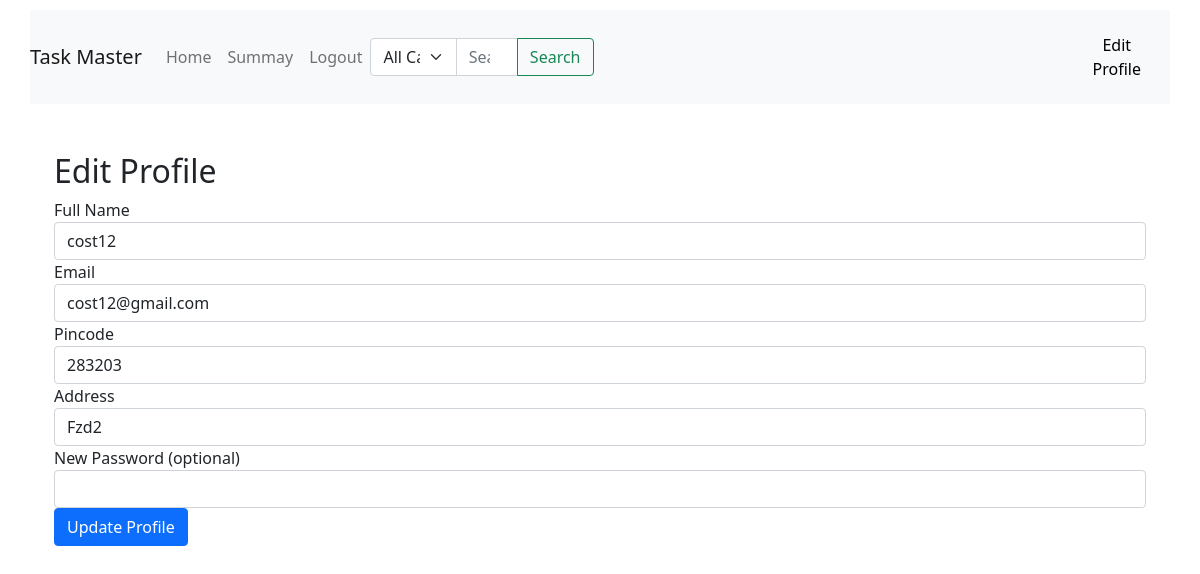
Before: /edit_profile (signed in) with the older database file.
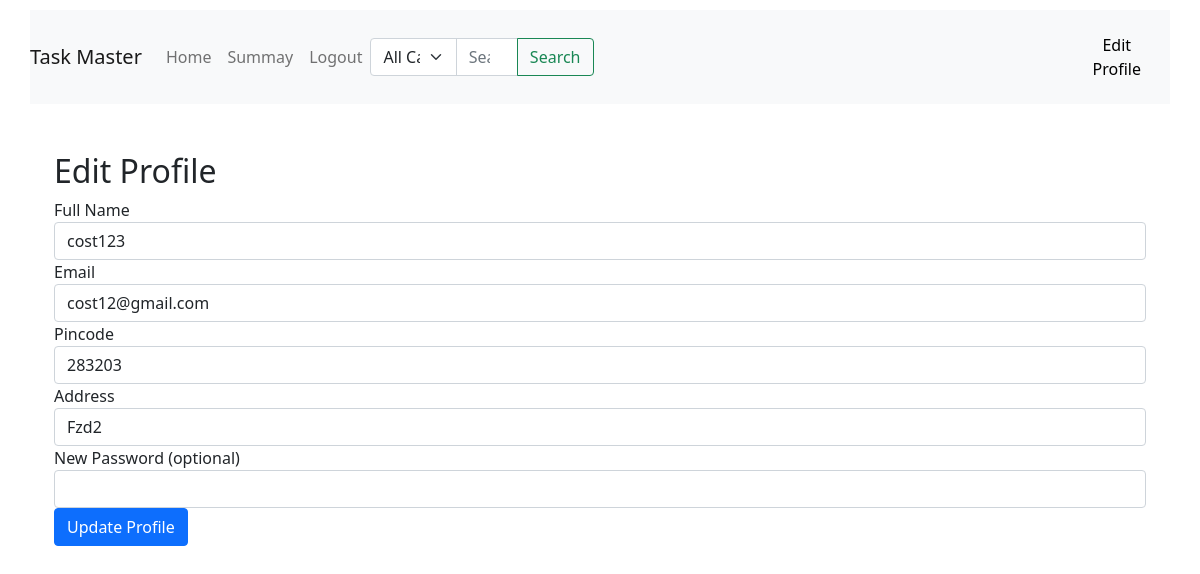
After: the same page with the newer database file.
### backend/models.py (models this page shows)
class Costumer(db.Model):
    __tablename__="costumer"
    id=db.Column(db.Integer,primary_key=True)
    email=db.Column(db.String,nullable=False,unique=True)
    full_name=db.Column(db.String,nullable=False)
    password=db.Column(db.String,nullable=False)
    pincode=db.Column(db.String,nullable=False)
    Address=db.Column(db.String)
    role=db.Column(db.Integer,nullable=False,default=1)
    is_blocked = db.Column(db.Boolean, default=False)
    Service_request=db.relationship("Service_request",backref="costumer",lazy=True)

### backend/controllers.py (the view, shortened to what this page needs)
@app.route('/edit_profile',methods=['GET','POST'])
def edit_profile():
    if 'costumer_id'in session:
        user = Costumer.query.get(session['costumer_id'])
        template = '/costumer/edit_profile.html'
        user_type = 'costumer'
    elif 'professional_id' in session:
        user = Professional.query.get(session['professional_id'])
        template = '/professional/edit_profile.html'
        user_type = 'professional'
    else:
        flash('Login to continue')
        return redirect(url_for('login'))
    return render_template(template, user=user)

### templates/costumer/edit_profile.html
{% extends 'layout2.html' %}
{% block content %}
<div class="container mt-5">
    <h2>Edit Profile</h2>
    <form method="POST" action="{{ url_for('edit_profile') }}">
        <div class="form-group">
            <label>Full Name</label>
            <input type="text" name="full_name" class="form-control" value="{{ user.full_name }}" required>
        </div>
        <div class="form-group">
            <label>Email</label>
            <input type="email" name="email" class="form-control" value="{{ user.email }}" required>
        </div>
        <div class="form-group">
            <label>Pincode</label>
            <input type="text" name="pincode" class="form-control" value="{{ user.pincode }}" required>
        </div>
        <div class="form-group">
            <label>Address</label>
            <input type="text" name="address" class="form-control" value="{{ user.Address }}">
        </div>
        <div class="form-group">
            <label>New Password (optional)</label>
            <input type="password" name="new_password" class="form-control">
        </div>
        <button type="submit" class="btn btn-primary">Update Profile</button>
    </form>
</div>
{% endblock %}

Changed rows visible on the page:
changed Costumer "cost12@gmail.com": full_name "cost12" → "cost123"
